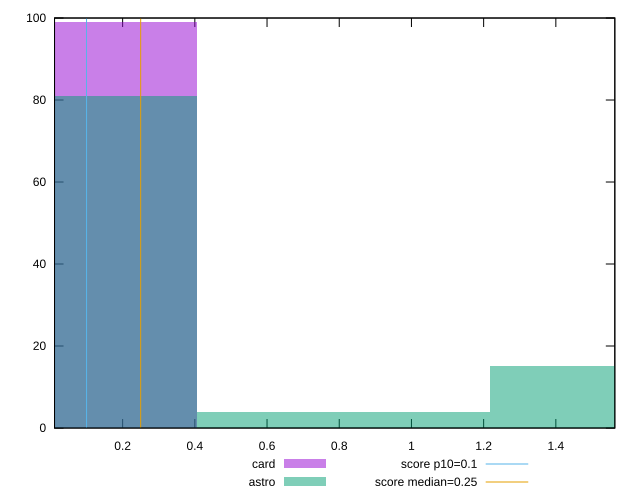

Write the gnuplot code that produced this figure.
reset

$card <<EOF
0 99
EOF

$astro <<EOF
1.6233636091391865 15
0 81
0.8116818045695933 4
EOF

set key outside below
set boxwidth 0.8116818045695933
set xrange [0.011352840529547797:1.5633829116821287]
set yrange [0:100]
set trange [0:100]
set style fill transparent solid 0.5 noborder

set parametric
set terminal svg size 640, 500 enhanced background rgb 'white'
set output "reports/report_00027_2021-02-24T12-40-31.850Z/cumulative-layout-shift/comparison/histogram/2_vs_3.svg"

plot $card title "card" with boxes, \
     $astro title "astro" with boxes, \
     0.1,t title "score p10=0.1", \
     0.25,t title "score median=0.25"

reset
